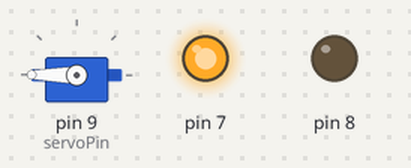
A sketch run on a simulated Arduino Uno, built with avr-gcc and run on an emulated ATmega328P. Parts: servo, output pins drawn as LEDs (lit = HIGH).

Above: at 0.1 s.
At 19.1 s:
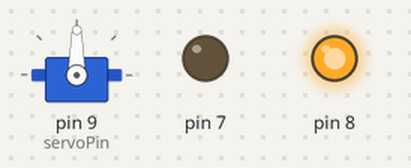
At 38.1 s:
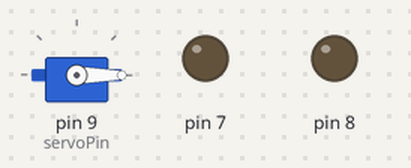
Timing chart, 0 to 39.6 s (numbered marks = the images above):
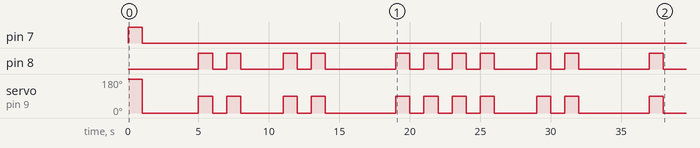

Measured:
- by itself, pin 7: LOW → HIGH at 0.00 s, → LOW 1.0 s later
- by itself, pin 8: LOW → HIGH at 5.0 s, → LOW 1.0 s later, → HIGH 1.0 s later, → LOW 1.0 s later, … (22 changes in this stretch)
- by itself, servo on pin 9 (servoPin): 180° → 0° at 1.0 s, → 90° 4.0 s later, → 0° 1.0 s later, → 90° 1.0 s later, … (23 changes in this stretch)

The sketch:

tapcodearrayled1.ino
```cpp
// C++ code
//
#include <Servo.h>

Servo myservo;
 #define servoPin 9

int angle =0;
// translate sentence with python code to save arduino memory
int s[] = {0,22,42,15,22,0,24,43,0,22,34,34,14};//
void setup()
{
  myservo.attach(servoPin);
  pinMode(8,OUTPUT);
  pinMode(7,OUTPUT);


}

void loop()
{
  for (int j = 0; j<13;j++){
    if (s[j]==0){
      // go backward for start of word
      myservo.write(180);
      digitalWrite(7,HIGH);
  	  delay(1000);
      myservo.write(0);
      digitalWrite(7,LOW);
      delay(4000);

    }
    else{
      // start tapping out letter in word
      // use math to get the number in 10s place
        int lttr = s[j];
  		for (int i = 0; i<floor(lttr/10);i++){
  		myservo.write(90);
        digitalWrite(8,HIGH);
  		delay(1000);
  		myservo.write(0);
        digitalWrite(8,LOW);
  		delay(1000);
 		 }
  		// delay between word half
        // use math to get the number in the 1s place
  		delay(2000);
  		for (int i =0; i <lttr%10;i++){
  		myservo.write(90);
        digitalWrite(8,HIGH);
  		delay(1000);
  		myservo.write(0);
        digitalWrite(8,LOW);
  		delay(1000);
  		}
  		// delay between letters
  		delay(4000);
   		 }
  }
}
```
